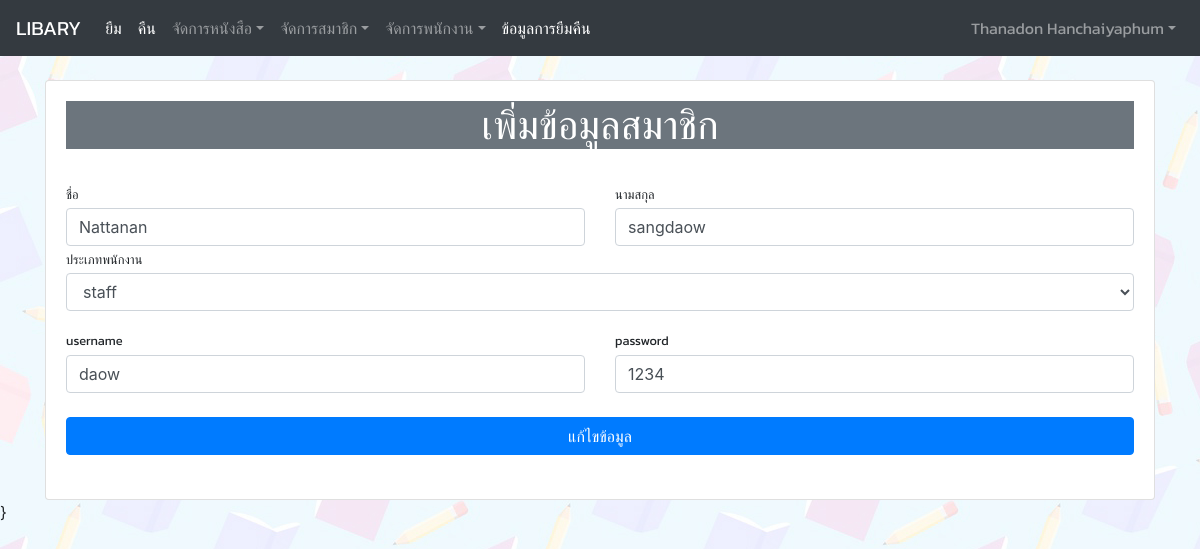
Screenshot of /admin/edit_staff.php?id_staff=002 (signed in) with the database file from the repository.
### tables this page shows
CREATE TABLE `staff` (
  `id_staff` tinyint(3) UNSIGNED ZEROFILL NOT NULL,
  `name_staff` varchar(60) NOT NULL,
  `lname_staff` varchar(40) NOT NULL,
  `id_stype` tinyint(2) NOT NULL,
  `username` varchar(50) NOT NULL,
  `password` int(11) NOT NULL
);

CREATE TABLE `stype` (
  `id_stype` int(1) NOT NULL,
  `stype` varchar(40) NOT NULL
);

### admin/edit_staff.php (the view, shortened to what this page needs)
<?php
include('../condb.php');
$id_staff = $_GET['id_staff'];
$staff ="SELECT * FROM staff WHERE id_staff='$id_staff'" or die("Error:" . mysqli_error());
$staf = mysqli_query($con, $staff);
$st = mysqli_fetch_array($staf);
$stype = $st['id_stype'];
$styp2  ="SELECT * FROM stype WHERE id_stype='$stype'" or die("Error:" . mysqli_error());
$st2 = mysqli_query($con, $styp2);
$ss = mysqli_fetch_array($st2);
?>
<!doctype html>
<html lang="en">
  <head>
    <link rel="stylesheet" href="https://cdn.jsdelivr.net/npm/bootstrap@4.5.3/dist/css/bootstrap.min.css">
    <link rel="stylesheet" href="../stly.css">
    <link href="https://cdn.datatables.net/1.10.22/css/jquery.dataTables.min.css" rel="stylesheet">
  </head>
  <body>
   <?php include 'admin_nav.php'?>
   <br>
   <div class="container">
     <div class="card">
        <div class="card-body">
        <h1 class="text-center bg-secondary text-white">เพิ่มข้อมูลสมาชิก</h1>
    <form action="../check/update_staff.php" method="post" name="form1" id="form1">
      <br>
  <div class="row">
    <div class="col">
    <label class="small mb-1" for="inputPassword">ชื่อ</label>
       <input class="form-control" id="name_staff" name="name_staff"  type="text" value="<?php echo $st["name_staff"]?>" required/>
    </div>
    <div class="col">
    <label class="small mb-1" for="inputPassword">นามสกุล</label>
    <input class="form-control" id="lname_staff" name="lname_staff"  type="text" value="<?php echo $st["lname_staff"]?>" required/>
    </div>
  </div>
  <div class="row">
    <div class="col">
    <div class="form-group">
    					<label class="small mb-1"  for="exampleInputEmail1">ประเภทพนักงาน</label>
    					<select class="form-control select2" name="id_stype">
                        <option value="<?php echo $st["id_stype"]?>"><?php echo $ss["stype"]?></option>
						</select>
  					</div>
    <div class="row">
    <div class="col">
    <label class="small mb-1" for="inputPassword">username</label>
       <input class="form-control" id="username" name="username"  type="text" value="<?php echo $st["username"]?>" required />
    </div>
    <div class="col">
    <label class="small mb-1" for="inputPassword">password</label>
    <input class="form-control" id="password" name="password" pattern="[0-9]+" value="<?php echo $st["password"]?>" type="tel"required placeholder="*ตัวเลขเท่านั้น!"/>
    </div>
  </div>
    </div>
  </div>
  <br>
  <button type="submit" class="btn btn-primary btn-block">แก้ไขข้อมูล</button>
</form>
<br>
    </div>
</div>
</div>
}
</body>
</html>

### admin/admin_nav.php (shortened to what this page needs)
<?php
include('../condb.php');
$id_staff = $_SESSION['id_staff'];
$query ="SELECT * FROM staff WHERE id_staff='$id_staff'" or die("Error:" . mysqli_error());
$result = mysqli_query($con, $query);
$row = mysqli_fetch_array($result);
?>
<nav class="sb-topnav navbar navbar-expand navbar-dark bg-dark ">
            <a class="navbar-brand" href="../admin/admin_page.php">LIBARY</a>
    <div class="collapse navbar-collapse" id="navbarSupportedContent">
    <ul class="navbar-nav mr-auto">
      <li class="nav-item active">
        <a class="nav-link" href="../admin/borrow.php">ยืม <span class="sr-only">(current)</span></a>
      </li>
      <li class="nav-item active">
        <a class="nav-link" href="../admin/return.php">คืน <span class="sr-only">(current)</span></a>
      </li>
      <li class="nav-item dropdown">
    <a class="nav-link dropdown-toggle" data-toggle="dropdown" href="#" role="button" aria-haspopup="true" aria-expanded="false">จัดการหนังสือ</a>
      </li>
      <li class="nav-item dropdown">
    <a class="nav-link dropdown-toggle" data-toggle="dropdown" href="#" role="button" aria-haspopup="true" aria-expanded="false">จัดการสมาชิก</a>
      </li>
      <li class="nav-item dropdown">
    <a class="nav-link dropdown-toggle" data-toggle="dropdown" href="#" role="button" aria-haspopup="true" aria-expanded="false">จัดการพนักงาน</a>
      </li>
      <li class="nav-item active">
        <a class="nav-link" href="../admin/report.php">ข้อมูลการยืมคืน <span class="sr-only">(current)</span></a>
      </li>
        </div>
            <ul class="navbar-nav ml-auto ml-md-0">
                <li class="nav-item dropdown">
                    <a class="nav-link dropdown-toggle" id="userDropdown" href="#" role="button" data-toggle="dropdown" aria-haspopup="true" aria-expanded="false"> <?php echo $row["name_staff"],"   ", $row["lname_staff"];?></a>
                </li>
            </ul>
        </nav>

### stly.css (style rules this page uses)
a,h5,h2,h3,h4,p,h1,li,ul,label { font-family: 'Kanit', sans-serif; }
body { background-image: url('img/bg.jpg'); }

### rows the page displays
staff: name_staff "Thanadon", lname_staff "Hanchaiyaphum"
staff: name_staff "Nattanan", lname_staff "sangdaow", username "daow", password "1234"
stype: id_stype "staff"
